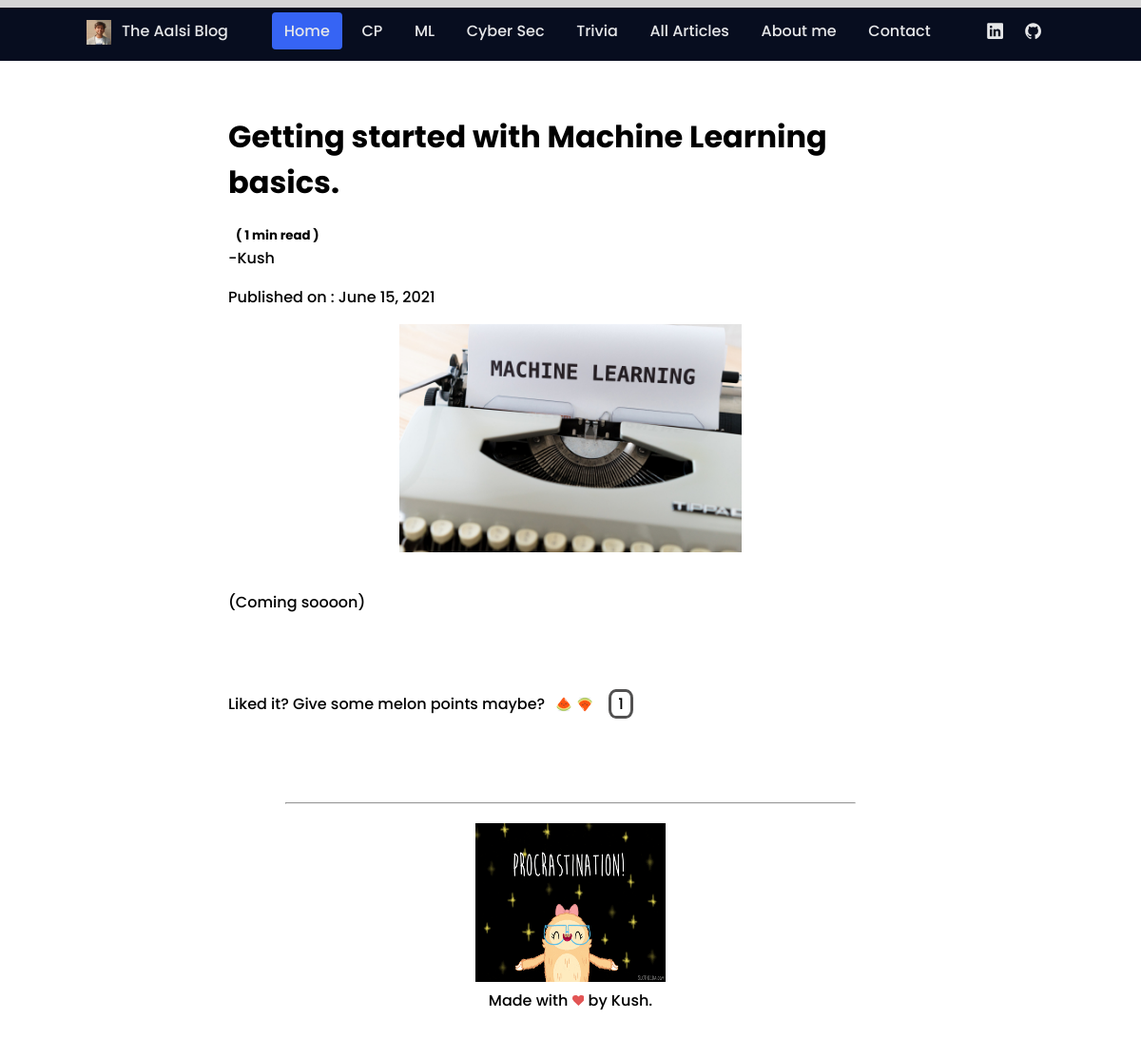
Screenshot of /article/Getting started with Machine Learning basics. with the database file from the repository.
### home/models.py (models this page shows, shortened)
class Articles(models.Model):
    title = models.CharField(max_length=50)
    img = models.ImageField(null = True, blank = True, upload_to = 'static/images/')
    author = models.CharField(max_length=100)
    tags = models.CharField(max_length=500, default="")
    article_body = RichTextField(blank = True, null = True)
    likes = models.IntegerField(default=0, blank=True)
    date_added = models.DateField(default=django.utils.timezone.now)
    reading_time = models.IntegerField(default=0, null=True, blank=True)

### home/views.py (the view)
# urls.py: path('article/<str:title>', views.article, name = "article"),
def article(request, title):
    article = Articles.objects.get(title = title)
    context = {
        'title' : title,
        'article' : article
    }
    article.reading_time = round(estimate_reading_time(article.article_body))
    if article.reading_time == 0:
        article.reading_time = 1
    article.save()
    return render(request, 'article.html', context)

### home/views.py (called while the page is built)
def extract_text(html):
    soup = bs4.BeautifulSoup(html, 'html.parser')
    texts = soup.findAll(text=True)
    return texts

def is_visible(element):
    if element.parent.name in ['style', 'script', '[document]', 'head', 'title']:
        return False
    elif isinstance(element, bs4.element.Comment):
        return False
    elif element.string == "\n":
        return False
    return True

def filter_visible_text(page_texts):
    return filter(is_visible, page_texts)

def count_words_in_text(text_list, word_length):
    total_words = 0
    for current_text in text_list:
        total_words += len(current_text)/word_length
    return total_words

def estimate_reading_time(html):
    texts = extract_text(html)
    filtered_text = filter_visible_text(texts)
    total_words = count_words_in_text(filtered_text, WORD_LENGTH)
    return total_words/WPM

### templates/article.html (shortened to what this page needs)
{% extends 'base.html' %}
{% block for_article %}
<div class="progress-container fixed-top">
</div>
{% endblock for_article %}
{% block content %}
    <div class="title">
        <span>
            <p><h1>{{article.title}}</h1></p>
            <h5 class="reading_time">( {{article.reading_time}} min read )</h5>
        </span>
    </div>
    <div class="signature">
        <p>-{{article.author}} </p>
        <p class="published"> Published on : {{article.date_added}} </p>
    </div>
    <img class = "img_art" src={{article.img.url}} alt="">
    <p>{{article.article_body | safe}}</p><br><br>
    <div class="like_box">
        <p class="like-text">Liked it? Give some melon points maybe?</p>
        <img data-action="like" data-id = {{article.id}} class="like update-likes" src="/static/img/melon-up.png">
        <img data-action="dislike" data-id = {{article.id}} class="like update-likes" src="/static/img/melon-down.png">
        <p class="likes-count">{{article.likes}}</p>
    </div>
{% endblock content %}

### static/styles.css (style rules this page uses)
:root { --header-height: 3rem; --first-color: #3664F4; --dark-color: #070D1F; --dark-color-alt: #282B3A; --white-color: #E6E7E9; --body-font: 'Poppins', sans-serif; --normal-font-size: .938rem; --small-font-size: .813rem; --z-fixed: 100; }
@media screen and (min-width: 768px) { :root { --normal-font-size: 1rem; --small-font-size: .875rem; } }
body { margin: var(--header-height) 0 0 0; font-family: var(--body-font); font-size: var(--normal-font-size); font-weight: 500; }
img { max-width: 100%; height: auto; }
@media screen and (min-width: 768px) { body { margin: 0; } }
@media screen and (min-width: 1024px) { .img_art { width: 100%; left: 0; right: 0; } }
.img_art { display: block; margin-left: auto; margin-right: auto; width: 50%; margin-bottom: 40px; }
.signature { margin-top: -15px; text-align:unset; }
.like { display: flex; }
.like { width: 16px; height: 16px; cursor: pointer; transition:.1s; margin-top: 23px; margin-left: 3px; margin-right: 3px; padding-top: auto; padding-bottom: auto; margin-top: auto; margin-bottom: auto; }
.like-text { margin-right: 9px; }
.likes-count { margin-left: 14px; border: rgb(82, 81, 81); border-style:solid; padding-left: 7px; padding-right: 7px; border-radius: 30%; margin-top: auto; margin-bottom: auto; }
.like_box { display: flex; padding: 0px; }
.fixed-top { position: fixed; top: 0; right: 0; left: 0; z-index: -1; }
.progress-container { width: 100%; height: 8px; background: rgb(214, 214, 214); }
.reading_time { margin-left: 8px; margin-bottom: -10px; }

### rows the page displays
Articles: title "Getting started with Machine Learning basics.", reading_time "1", author "Kush", date_added "June 15, 2021", img (picture), article_body "(Coming soooon)", likes "1"
